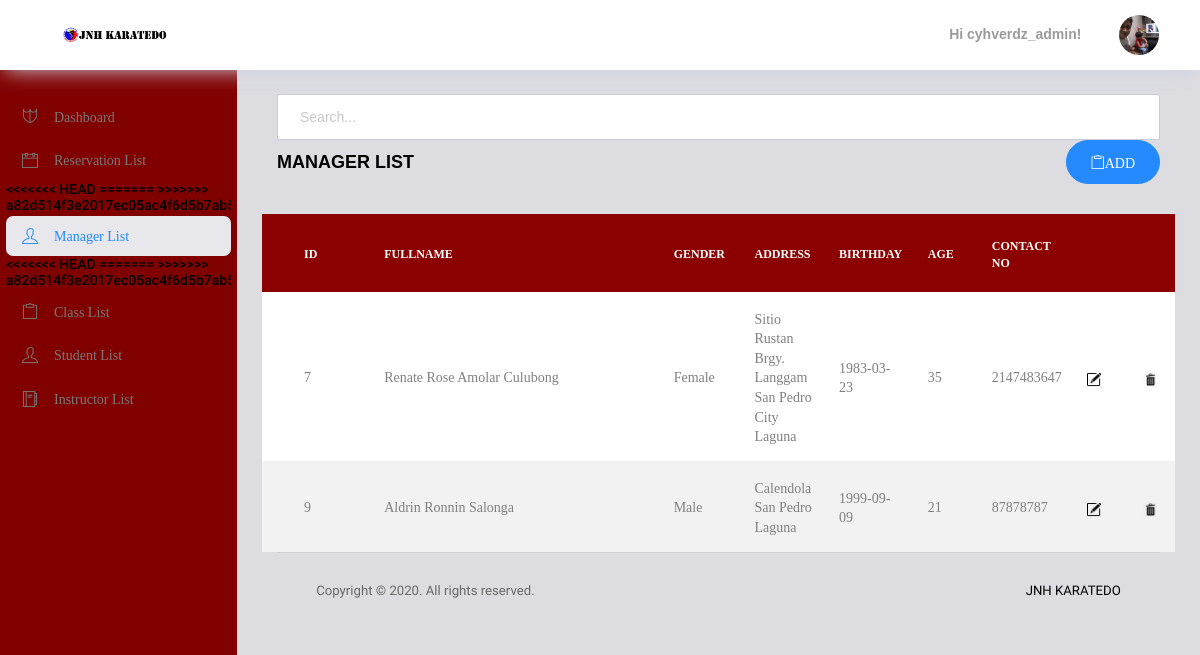
The app's page /adminmanager.php (signed in) with its own data.
### tables this page shows
CREATE TABLE `tblmanager` (
  `manager_id` int(10) NOT NULL,
  `Name` varchar(100) NOT NULL,
  `Gender` varchar(10) NOT NULL,
  `Address` varchar(100) NOT NULL,
  `Birthday` date NOT NULL,
  `Age` int(10) NOT NULL,
  `Contact_No` int(50) NOT NULL
);

### adminmanager.php (the view, shortened to what this page needs)
<!DOCTYPE html>
<html lang="en">
<head>
  <link rel="stylesheet" href="vendors/ti-icons/css/themify-icons.css">
  <link rel="stylesheet" href="vendors/base/vendor.bundle.base.css">
  <link rel="stylesheet" href="admin/css/style.css">
</head>
<body>
  <?php include'_navbar.php'; ?>
   <div class="main-panel">
        <div class="content-wrapper">
          <div class="row">
            <div class="col-md-12 grid-margin">
                <div class="search-container">
                  <form method="POST" action="adminmanager.php">
                  <input type="text" name="search" placeholder="Search..." class="form-control form-contro-sm">
                  </form>
                </div>
              <div class="d-flex justify-content-between align-items-center">
                <div>
                  <h4 class="font-weight-bold mb-0">MANAGER LIST</h4>
                </div>
                <div>
                    <a class="ti-clipboard btn-icon-prepend btn btn-primary btn-icon-text btn-rounded" href="addmanager.php">ADD
                    </a>
                </div>
              </div>
            </div>
          </div>
<div class="row">
<?php
require_once('connection.php');
if (isset($_POST['search'])) {
$search=$_POST['search'];
$search=preg_replace("#[^0-9a-z]#i"," ",$search);
$query = "SELECT * FROM tblmanager WHERE Name LIKE '%$search%'";
$result = mysqli_query($con,$query);
}else{
$query = 'SELECT * FROM tblmanager';
$result = mysqli_query($con,$query);
}
if(mysqli_num_rows($result) > 0){
?>
                <div class="table100 ver5 m-b-110" style="align-self: center;">
                    <table data-vertable="ver5">
                        <thead>
                            <tr class="row100 head">
                                <th class="column100 column1" data-column="column1">Id</th>
                                <th class="column100 column2" data-column="column2">Fullname</th>
                                <th class="column100 column3" data-column="column3">Gender</th>
                                 <th class="column100 column4" data-column="column4">Address</th>
                                 <th class="column100 column5" data-column="column5">Birthday</th>
                                <th class="column100 column6" data-column="column6">Age</th>
                                 <th class="column100 column7" data-column="column7">Contact No</th>
                                <th class="column100 column8" data-column="column8"></th>
                                <th class="column100 column9" data-column="column9"></th>
                            </tr>
                        </thead>
                        <tbody>
    <?php
    while($rows=mysqli_fetch_assoc($result)){
    ?>
            <tr class="row100">
                <td class="column100 column1" data-column="column1"><?php echo $rows["manager_id"];?></td>
                <td class="column100 column2" data-column="column2"><?php echo $rows["Name"];?></td>
                <td class="column100 column3" data-column="column2"><?php echo $rows["Gender"];?></td>
                <td class="column100 column4" data-column="column3"><?php echo $rows['Address'];?></td>
                <td class="column100 column5" data-column="column4"><?php echo $rows["Birthday"];?></td>
                <td class="column100 column6" data-column="column5"><?php echo $rows["Age"];?></td>
                <td class="column100 column7" data-column="column6"><?php echo $rows["Contact_No"];?></td>
                <td class="column100 column8" data-column="column7">
                   <a name="btnedit" id="btnedit" class="btn-icon-prepend" href="addmanager.php?edit=<?php echo $rows['manager_id']?>">
                   <img src="images/icons/editicon.png" style="height: :9px;width:15px;"> </a>
               </td>
                 <td class="column100 column9" data-column="column8">
                    <a name="btndelete" id="btndelete" class="btn-icon-prepend" href="manager.php?delete=<?php echo $rows['manager_id']?>">
                     <img src="images/icons/deleteicon.png"  style="height: :9px;width:15px;">
                </td>
            </tr>
    <?php } ?>
              </tbody>
                    </table>
                </div>
<?php }else {
    echo "No Record Found!!";
}
?>
          </div>
   <?php include'_footer.php'; ?>
      </div>
    </div>
  </div>
</body>
</html>

### records on screen
tblmanager: manager_id "7", Name "Renate Rose Amolar Culubong", Gender "Female", Address "Sitio Rustan Brgy. Langgam San Pedro City Laguna", Birthday "1983-03-23", Age "35", Contact_No "2147483647"
tblmanager: manager_id "9", Name "Aldrin Ronnin Salonga", Gender "Male", Address "Calendola San Pedro Laguna", Birthday "1999-09-09", Age "21", Contact_No "87878787"

### other values on screen
$_SESSION['username'] "cyhverdz_admin"
